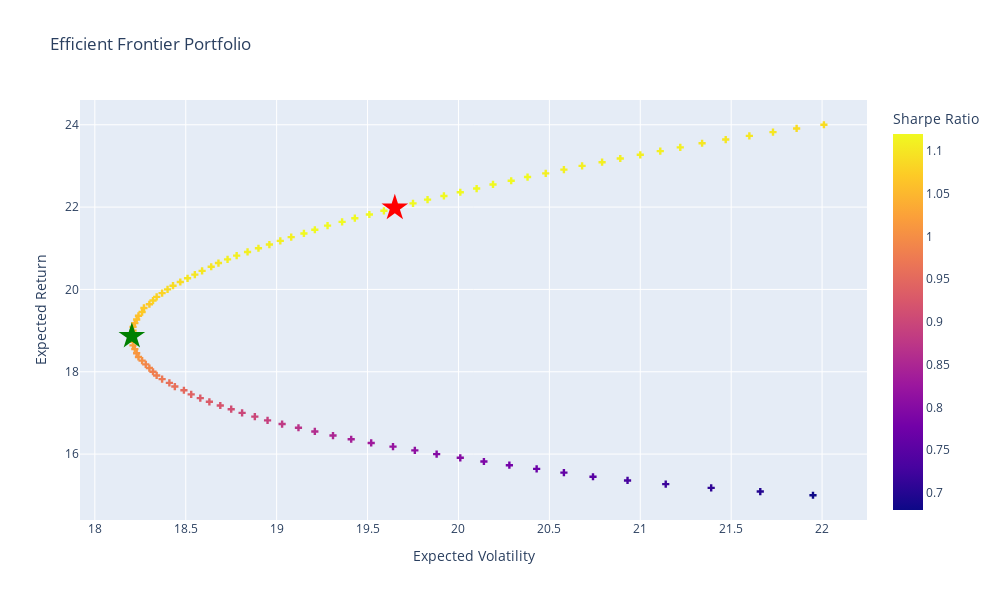

The cell this chart's notebook holds for it:
### Code cell
# Plot efficient frontier portfolio
fig = px.scatter(
    efport, x='targetvols', y='targetrets', color='targetsharpe',
    labels={'targetrets': 'Expected Return', 'targetvols': 'Expected Volatility','targetsharpe': 'Sharpe Ratio'},
    title="Efficient Frontier Portfolio"
).update_traces(mode='markers', marker=dict(symbol='cross'))

# Plot maximum sharpe portfolio
fig.add_scatter(
    mode='markers',
    x=[100*portfolio_stats(opt_sharpe['x'])[1]],
    y=[100*portfolio_stats(opt_sharpe['x'])[0]],
    marker=dict(color='red', size=20, symbol='star'),
    name = 'Max Sharpe'
).update(layout_showlegend=False)

# Plot minimum variance portfolio
fig.add_scatter(
    mode='markers',
    x=[100*portfolio_stats(opt_var['x'])[1]],
    y=[100*portfolio_stats(opt_var['x'])[0]],
    marker=dict(color='green', size=20, symbol='star'),
    name = 'Min Variance'
).update(layout_showlegend=False)

# Show spikes
fig.update_xaxes(showspikes=True)
fig.update_yaxes(showspikes=True)
fig.show()

### Figure 1 — Plotly figure (JSON) as saved in the notebook; plotly's stock layout.template omitted (floating-point values rounded to 4 significant figures)
{"data": [{"hovertemplate": "Expected Volatility=%{x}<br>Expected Return=%{y}<br>Sharpe Ratio=%{marker.color}<extra></extra>", "legendgroup": "", "marker": {"color": [0.68, 0.7, 0.71, 0.72, 0.73, 0.75, 0.76, 0.77, 0.78, 0.79, 0.8, 0.8, 0.81, 0.82, 0.83, 0.84, 0.85, 0.86, 0.87, 0.88, 0.89, 0.9, 0.9, 0.91, 0.92, 0.93, 0.93, 0.94, 0.95, 0.96, 0.96, 0.97, 0.98, 0.98, 0.99, 0.99, 1, 1.01, 1.01, 1.02, 1.02, 1.03, 1.03, 1.04, 1.04, 1.05, 1.05, 1.06, 1.06, 1.07, 1.07, 1.07, 1.08, 1.08, 1.08, 1.09, 1.09, 1.09, 1.1, 1.1, 1.1, 1.1, 1.1, 1.11, 1.11, 1.11, 1.11, 1.11, 1.11, 1.11, 1.12, 1.12, 1.12, 1.12, 1.12, 1.12, 1.12, 1.12, 1.12, 1.12, 1.12, 1.12, 1.12, 1.12, 1.12, 1.12, 1.11, 1.11, 1.11, 1.11, 1.11, 1.11, 1.11, 1.11, 1.1, 1.1, 1.1, 1.1, 1.09, 1.09], "coloraxis": "coloraxis", "symbol": "cross"}, "mode": "markers", "name": "", "orientation": "v", "showlegend": false, "type": "scatter", "x": [21.95, 21.66, 21.39, 21.14, 20.93, 20.74, 20.58, 20.43, 20.28, 20.14, 20.01, 19.88, 19.76, 19.64, 19.52, 19.41, 19.31, 19.21, 19.12, 19.03, 18.95, 18.88, 18.81, 18.75, 18.69, 18.63, 18.58, 18.53, 18.49, 18.44, 18.41, 18.37, 18.34, 18.32, 18.3, 18.28, 18.26, 18.24, 18.23, 18.22, 18.21, 18.21, 18.2, 18.2, 18.21, 18.21, 18.22, 18.23, 18.24, 18.26, 18.27, 18.3, 18.32, 18.34, 18.37, 18.4, 18.43, 18.47, 18.51, 18.55, 18.59, 18.64, 18.68, 18.73, 18.78, 18.84, 18.9, 18.96, 19.02, 19.08, 19.15, 19.21, 19.28, 19.36, 19.43, 19.51, 19.59, 19.67, 19.75, 19.83, 19.92, 20.01, 20.1, 20.19, 20.29, 20.38, 20.48, 20.58, 20.68, 20.79, 20.89, 21, 21.11, 21.22, 21.34, 21.47, 21.6, 21.73, 21.86, 22.01], "xaxis": "x", "y": [15, 15.09, 15.18, 15.27, 15.36, 15.45, 15.55, 15.64, 15.73, 15.82, 15.91, 16, 16.09, 16.18, 16.27, 16.36, 16.45, 16.55, 16.64, 16.73, 16.82, 16.91, 17, 17.09, 17.18, 17.27, 17.36, 17.45, 17.55, 17.64, 17.73, 17.82, 17.91, 18, 18.09, 18.18, 18.27, 18.36, 18.45, 18.55, 18.64, 18.73, 18.82, 18.91, 19, 19.09, 19.18, 19.27, 19.36, 19.45, 19.55, 19.64, 19.73, 19.82, 19.91, 20, 20.09, 20.18, 20.27, 20.36, 20.45, 20.55, 20.64, 20.73, 20.82, 20.91, 21, 21.09, 21.18, 21.27, 21.36, 21.45, 21.55, 21.64, 21.73, 21.82, 21.91, 22, 22.09, 22.18, 22.27, 22.36, 22.45, 22.55, 22.64, 22.73, 22.82, 22.91, 23, 23.09, 23.18, 23.27, 23.36, 23.45, 23.55, 23.64, 23.73, 23.82, 23.91, 24], "yaxis": "y"}, {"marker": {"color": "red", "size": 20, "symbol": "star"}, "mode": "markers", "name": "Max Sharpe", "type": "scatter", "x": [19.65], "y": [21.98]}, {"marker": {"color": "green", "size": 20, "symbol": "star"}, "mode": "markers", "name": "Min Variance", "type": "scatter", "x": [18.2], "y": [18.86]}], "layout": {"coloraxis": {"colorbar": {"title": {"text": "Sharpe Ratio"}}, "colorscale": [[0, "#0d0887"], [0.1111, "#46039f"], [0.2222, "#7201a8"], [0.3333, "#9c179e"], [0.4444, "#bd3786"], [0.5556, "#d8576b"], [0.6667, "#ed7953"], [0.7778, "#fb9f3a"], [0.8889, "#fdca26"], [1, "#f0f921"]]}, "height": 600, "legend": {"tracegroupgap": 0}, "showlegend": false, "title": {"text": "Efficient Frontier Portfolio"}, "width": 1000, "xaxis": {"anchor": "y", "domain": [0, 1], "showspikes": true, "title": {"text": "Expected Volatility"}}, "yaxis": {"anchor": "x", "domain": [0, 1], "showspikes": true, "title": {"text": "Expected Return"}}}}
